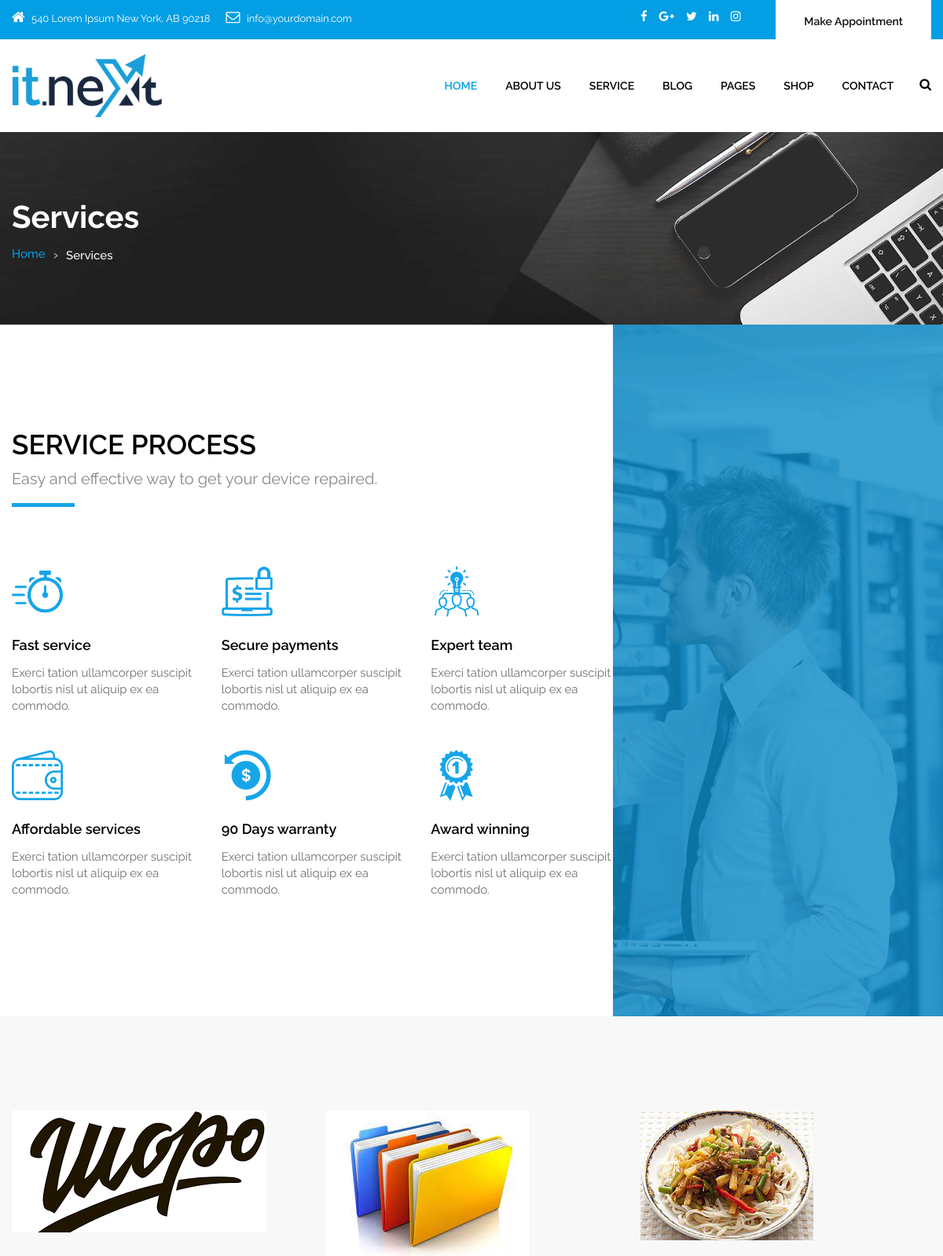
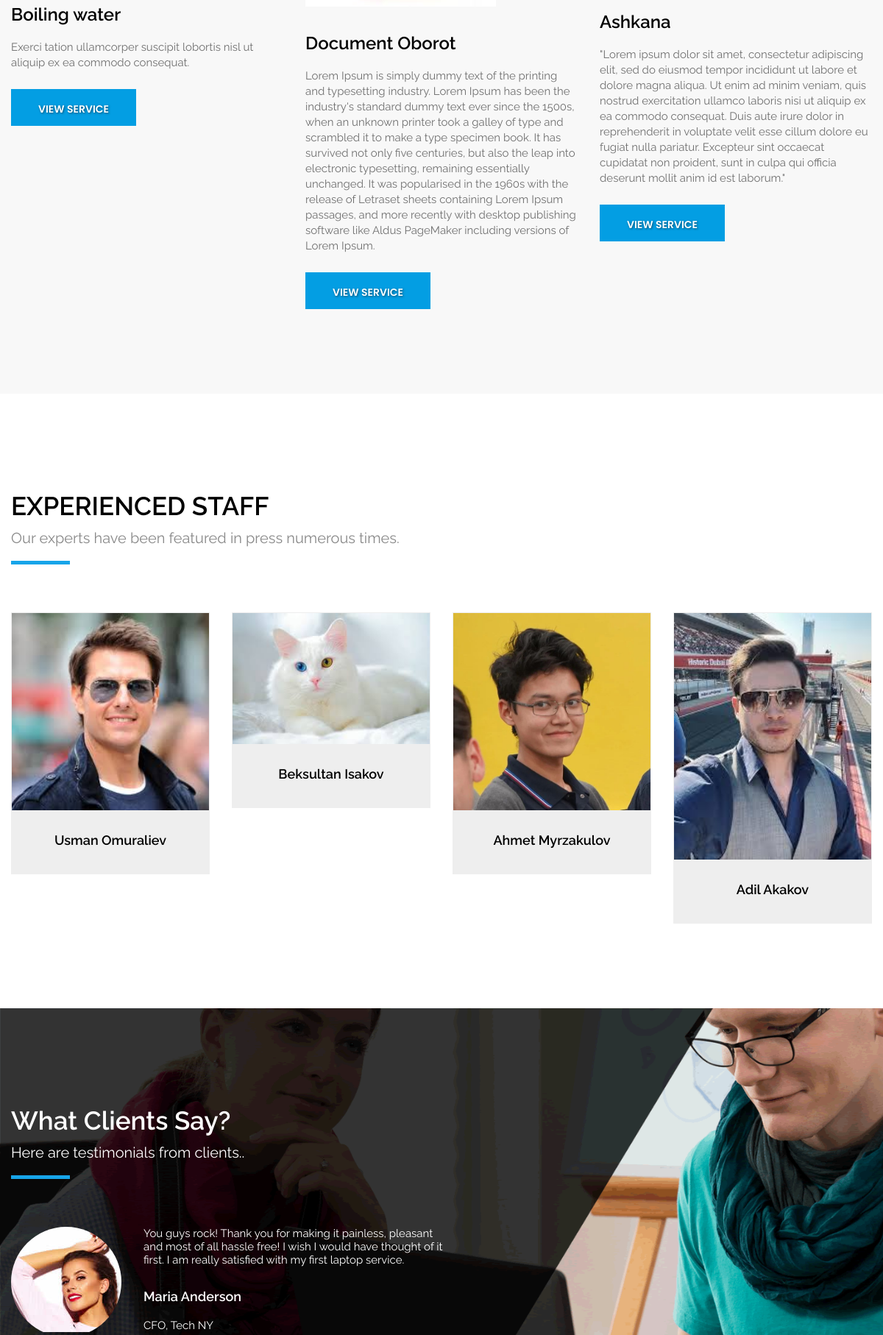
The app's page /service/ (upper part) with its own data (2 pictures, top to bottom).
### itnext/models.py (models this page shows, shortened)
class Service(models.Model):
    image = models.ImageField(upload_to='image/services/')
    name = models.CharField(max_length=50, blank=True)
    description = models.TextField(blank=True)

class Staff(models.Model):
    image = models.ImageField(upload_to='image/staff/', blank=True)
    name = models.CharField(max_length=100, blank=True)

### itnext/views.py (the view)
# urls.py: path('service/', service, name = 'service'),
def service(request):
    services = Service.objects.all()
    staff = Staff.objects.all()[:4]
    context = {
        'services': services,
        'staff': staff
    }
    return render(request, 'it_service.html', context=context)

### templates/it_service.html
{%extends 'base.html'%}
{%block content%}
{%load static%}
<div id="inner_banner" class="section inner_banner_section">
  <div class="container">
    <div class="row">
      <div class="col-md-12">
        <div class="full">
          <div class="title-holder">
            <div class="title-holder-cell text-left">
              <h1 class="page-title">Services</h1>
              <ol class="breadcrumb">
                <li><a href="index.html">Home</a></li>
                <li class="active">Services</li>
              </ol>
            </div>
          </div>
        </div>
      </div>
    </div>
  </div>
</div>
<div class="section padding_layout_1 gross_layout">
  <div class="container">
    <div class="row">
      <div class="col-md-12">
        <div class="full">
          <div class="main_heading text_align_left">
            <h2>Service Process</h2>
            <p class="large">Easy and effective way to get your device repaired.</p>
          </div>
        </div>
      </div>
    </div>
    <div class="row">
      <div class="col-md-8">
        <div class="row">
          <div class="col-md-4">
            <div class="full">
              <div class="service_blog_inner">
                <div class="icon text_align_left"><img src="{% static 'images/it_service/si1.png'%}" alt="#"></div>
                <h4 class="service-heading">Fast service</h4>
                <p>Exerci tation ullamcorper suscipit lobortis nisl ut aliquip ex ea commodo.</p>
              </div>
            </div>
          </div>
          <div class="col-md-4">
            <div class="full">
              <div class="service_blog_inner">
                <div class="icon text_align_left"><img src="{% static 'images/it_service/si2.png'%}" alt="#"></div>
                <h4 class="service-heading">Secure payments</h4>
                <p>Exerci tation ullamcorper suscipit lobortis nisl ut aliquip ex ea commodo.</p>
              </div>
            </div>
          </div>
          <div class="col-md-4">
            <div class="full">
              <div class="service_blog_inner">
                <div class="icon text_align_left"><img src="{% static 'images/it_service/si3.png'%}" alt="#"></div>
                <h4 class="service-heading">Expert team</h4>
                <p>Exerci tation ullamcorper suscipit lobortis nisl ut aliquip ex ea commodo.</p>
              </div>
            </div>
          </div>
          <div class="col-md-4">
            <div class="full">
              <div class="service_blog_inner">
                <div class="icon text_align_left"><img src="{% static 'images/it_service/si4.png'%}" alt="#"></div>
                <h4 class="service-heading">Affordable services</h4>
                <p>Exerci tation ullamcorper suscipit lobortis nisl ut aliquip ex ea commodo.</p>
              </div>
            </div>
          </div>
          <div class="col-md-4">
            <div class="full">
              <div class="service_blog_inner">
                <div class="icon text_align_left"><img src="{% static 'images/it_service/si5.png'%}" alt="#"></div>
                <h4 class="service-heading">90 Days warranty</h4>
                <p>Exerci tation ullamcorper suscipit lobortis nisl ut aliquip ex ea commodo.</p>
              </div>
            </div>
          </div>
          <div class="col-md-4">
            <div class="full">
              <div class="service_blog_inner">
                <div class="icon text_align_left"><img src="{% static 'images/it_service/si6.png'%}" alt="#"></div>
                <h4 class="service-heading">Award winning</h4>
                <p>Exerci tation ullamcorper suscipit lobortis nisl ut aliquip ex ea commodo.</p>
              </div>
            </div>
          </div>
        </div>
      </div>
    </div>
  </div>
</div>
<div class="section padding_layout_1 light_silver service_list">
  <div class="container">
    <div class="row">
      {%for s in services%}
      <div class="col-md-4 service_blog">
        <div class="full">
          <div class="service_img"> <img class="img-responsive" src="{{s.image.url}}" alt="#" /> </div>
          <div class="service_cont">
            <h3 class="service_head">{{s.name}}</h3>
            <p>{{s.description}}</p>
            <div class="bt_cont"> <a class="btn sqaure_bt" href="it_service_detail.html">View Service</a> </div>
          </div>
        </div>
      </div>
      {%endfor%}
    </div>
  </div>
</div>
<div class="section padding_layout_1">
  <div class="container">
    <div class="row">
      <div class="col-md-12">
        <div class="full">
          <div class="main_heading text_align_left">
            <h2>Experienced Staff</h2>
            <p class="large">Our experts have been featured in press numerous times.</p>
          </div>
        </div>
      </div>
    </div>
    <div class="row">
      {%for s in staff%}
      <div class="col-md-3 col-sm-6">
        <div class="full team_blog_colum">
          <div class="it_team_img"> <img class="img-responsive" src="{{s.image.url}}" alt="#"> </div>
          <div class="team_feature_head">
            <h4>{{s.name}}</h4>
          </div>
        </div>
      </div>
   {%endfor%}
    </div>
  </div>
</div>
{%endblock%}

### itnext/static/css/style.css (style rules this page uses)
* { margin: 0; padding: 0; outline: none !important; box-sizing: border-box; }
html, body { color: #898989; font-size: 15px; font-family: 'Raleway', sans-serif; line-height: normal; font-weight: 400; overflow-x: hidden; }
body { overflow-x: hidden; }
a { color: #1f1f1f; text-decoration: none !important; outline: none !important; -webkit-transition: all .3s ease-in-out; -moz-transition: all .3s ease-in-out; -ms-transition: all .3s ease-in-out; -o-transition: all .3s ease-in-out; transition: all .3s ease-in-out; }
h1, h2, h3, h4, h5, h6 { letter-spacing: 0; font-weight: normal; position: relative; padding: 0; font-weight: normal; line-height: normal; color: #1f1f1f; margin: 0 }
h1 { font-size: 24px }
h3 { font-size: 18px }
h4 { font-size: 16px }
ol, ul { list-style: none; margin: 0; }
a { color: #000; text-decoration: none; outline: none; }
a, .btn { text-decoration: none !important; outline: none !important; -webkit-transition: all .3s ease-in-out; -moz-transition: all .3s ease-in-out; -ms-transition: all .3s ease-in-out; -o-transition: all .3s ease-in-out; transition: all .3s ease-in-out; }
a.btn, button.btn { min-width: 170px; height: 50px; border-radius: 100px; padding: 0; text-align: center; line-height: 52px; font-size: 14px; font-weight: 600; text-transform: uppercase; margin-top: 10px; color: #fff; border: solid transform 1px; text-shadow: 1px 1px 3px rgba(0, 0, 0, .5); position: relative; font-family: 'Poppins', sans-serif; }
.img-responsive { max-width: 100%; }
h2 { font-size: 35px; color: #000; line-height: 36px; font-weight: 600; position: relative; margin-bottom: 15px; text-transform: uppercase; margin-top: 15px; }
h3 { font-size: 24px; color: #000; line-height: normal; font-weight: 500; text-transform: none; margin-bottom: 20px; font-weight: 600; }
h4 { font-size: 18px; color: #000; line-height: 21px; font-weight: 600; text-transform: none; margin: 30px 0 20px 0; }
p { color: #707070; font-size: 15px; line-height: 21px; }
p.large { color: #898989; font-size: 20px; font-weight: 400; margin: 0 0 10px 0; }
.container { width: 1200px; max-width: 1200px; }
.full { width: 100%; float: left; margin: 0; padding: 0; }
.text_align_left { text-align: left; }
.light_silver { background: #f8f8f8; }
.section { float: left; width: 100%; }
.main_heading { position: relative; margin-bottom: 65px; }
.main_heading::after { content: ""; display: block; margin: 20px auto 0; width: 80px; height: 5px; background: #17a5e9; }
.main_heading.text_align_left::after { margin-left: 0; }
.icon img { width: 100px; }
header .header_top, header .header_bottom, section, footer, .bottom_footer, .light_silver, .bottom_silver_section { float: left; width: 100%; }
.padding_layout_1 { padding-top: 120px; padding-bottom: 115px; }
.service_blog_inner .icon img { width: 65px; }
.service_blog_inner h4.service-heading { margin: 25px 0 15px 0; }
.service_blog_inner { margin-bottom: 35px; margin-top: 10px; }
.gross_layout { position: relative; }
.gross_layout::after { position: absolute; background: url(../images/it_service/dark_bg_img.png); width: 35%; height: 100%; right: 0; content: ""; top: 0; background-size: cover; background-position: right; }
.gross_layout::before { position: absolute; background: rgba(10, 139, 199, 0.8); width: 35%; height: 100%; right: 0; content: ""; top: 0; background-size: cover; background-position: right; z-index: 1; }
.inner_banner_section { background: url('../images/it_service/inner_page_banner.jpg'); min-height: 245px; background-size: cover; background-position: center center; }
.page-title { color: #fff; font-size: 40px; font-weight: 700; line-height: 45px; margin-bottom: 15px; }
.breadcrumb { background: transparent; padding: 0; margin: 0; color: #fff; }
.breadcrumb li { font-weight: 500; font-size: 15px; }
.breadcrumb>li+li::before { position: relative; content: '\203A'; margin: 0 10px; font-size: 18px; color: inherit; opacity: .7; display: inline-block; }
.breadcrumb li a { position: relative; top: 1px; left: 0; }
.title-holder { margin: 85px 0 0; }
.team_feature_head { text-align: center; }
.team_feature_head h4 { margin-bottom: 10px; }
.team_blog_colum { background: #eee; padding-bottom: 25px; border: solid #eee 1px; transition: ease all 0.5s; }
.service_cont { margin-top: 35px; }
.it_team_img img { width: 100%; }

### records on screen
Service: image (picture), name "Boiling water", description "Exerci tation ullamcorper suscipit lobortis nisl ut aliquip ex ea commodo consequat."
Service: image (picture), name "Document Oborot", description "Lorem Ipsum is simply dummy text of the printing and typesetting industry. Lorem Ipsum has been the industry's standard dummy text ever since the 1500s, when an unknown printer took a galley of type and scrambled it to make a type specimen book. It has survived not only five centuries, but also the leap into electronic typesetting, remaining essentially unchanged. It was popularised in the 1960s with the release of Letraset sheets containing Lorem Ipsum passages, and more recently with desktop publishing software like Aldus PageMaker including versions of Lorem Ipsum."
Service: image (picture), name "Ashkana", description "\"Lorem ipsum dolor sit amet, consectetur adipiscing elit, sed do eiusmod tempor incididunt ut labore et dolore magna aliqua. Ut enim ad minim veniam, quis nostrud exercitation ullamco laboris nisi ut aliquip ex ea commodo consequat. Duis aute irure dolor in reprehenderit in voluptate velit esse cillum dolore eu fugiat nulla pariatur. Excepteur sint occaecat cupidatat non proident, sunt in culpa qui officia deserunt mollit anim id est laborum.\""
Staff: image (picture), name "Usman Omuraliev"
Staff: image (picture), name "Beksultan Isakov"
Staff: image (picture), name "Ahmet Myrzakulov"
Staff: image (picture), name "Adil Akakov"
